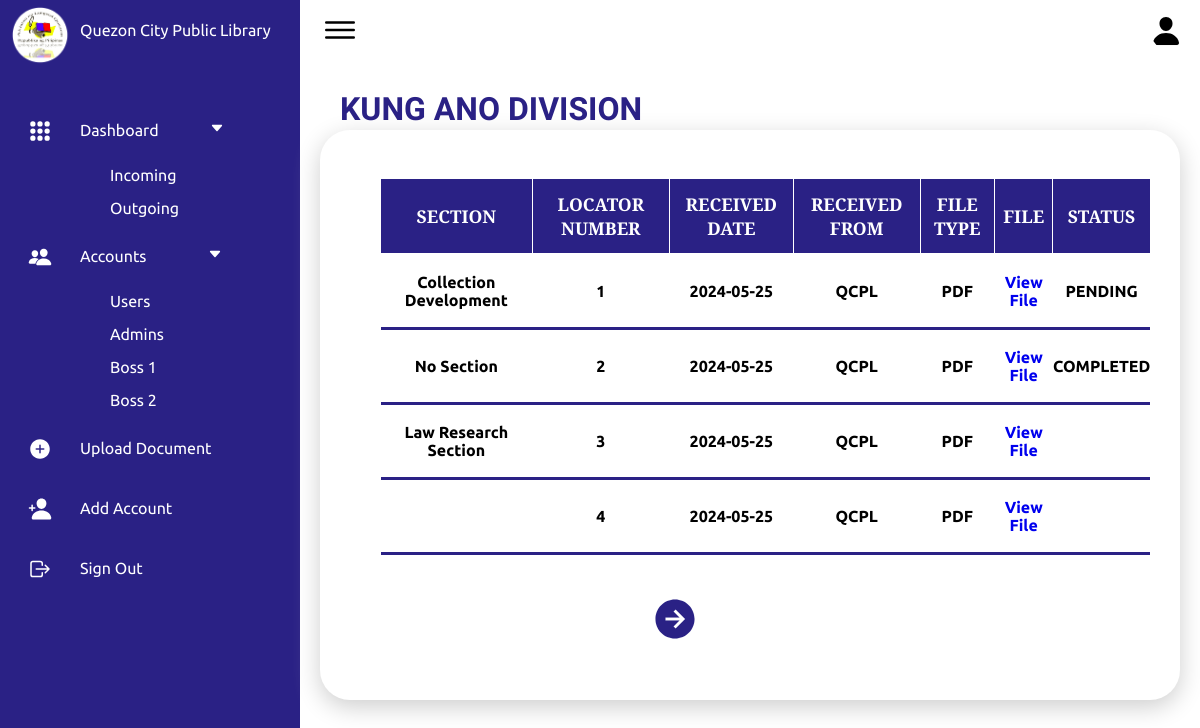
Page /Frontend/Dashboard/incoming.php on the committed database.
### tables this page shows
CREATE TABLE `fileupload` (
  `id` int(11) NOT NULL,
  `file_name` varchar(255) NOT NULL,
  `division` varchar(255) DEFAULT NULL,
  `section` varchar(255) DEFAULT NULL,
  `category` enum('Incoming','Outgoing','','') DEFAULT NULL,
  `locator_num` varchar(255) DEFAULT NULL,
  `received_date` date DEFAULT NULL,
  `received_from` varchar(255) DEFAULT NULL,
  `subject` varchar(255) DEFAULT NULL,
  `description` text DEFAULT NULL,
  `type` varchar(100) DEFAULT NULL,
  `file_path` varchar(255) NOT NULL,
  `proofreader_comment` varchar(255) NOT NULL,
  `boss2_comment` varchar(255) NOT NULL,
  `boss1_comment` varchar(255) NOT NULL,
  `status` varchar(255) NOT NULL
);

### Frontend/Dashboard/incoming.php (the view, shortened to what this page needs)
<?php
$server = "localhost";
$username = "root";
$password = "";
$db = "qcpl";
$conn = new mysqli($server, $username, $password, $db);
?>
<!DOCTYPE html>
<html lang="en">
<head>
    <link rel="stylesheet" href="style.css">
</head>
<body>
  <div class="container">
        <div class="navigation">
            <ul>
                <li>
                    <a href="#">
                        <span class="img">
                            <img src="imgs/logo.png" >
                        </span>
                        <span class="title">Quezon City Public Library</span>
                    </a>
                </li>
                <li>
                    <a href="dash.php" class="dropdown-toggle">
                    <span class="icon">
                    <ion-icon name="apps"></ion-icon>
                    </span>
                    <span class="title">Dashboard<ion-icon id="dash_down_btn" name="caret-down-outline"></ion-icon></span>
                    </a>
                         <li class="sub_dash"><a href="incoming.php">Incoming</a></li>
                         <li class="sub_dash"><a href="outgoing.php">Outgoing</a></li>
                </li>
                <li>
                    <a href="user.php">
                        <span class="icon"><ion-icon name="people"></ion-icon></span>
                        <span class="title">Accounts<ion-icon id="acct_down_btn" name="caret-down-outline"></ion-icon></span>
                    </a>
                         <li class="sub_dash"><a href="usersaccounts.php">Users</a></li>
                         <li class="sub_dash"><a href="adminsaccounts.php">Admins</a></li>
                         <li class="sub_dash"><a href="boss1accounts.php">Boss 1</a></li>
                         <li class="sub_dash"><a href="boss2accounts.php">Boss 2</a></li>
                </li>
                <li>
                    <a href="doc.html">
                        <span class="icon">
                            <ion-icon name="add-circle"></ion-icon>
                        </span>
                        <span class="title">Upload Document</span>
                    </a>
                </li>
                <li>
                    <a href="adduser.html">
                        <span class="icon">
                            <ion-icon name="person-add"></ion-icon>
                        </span>
                        <span class="title" >Add Account</span>
                    </a>
                </li>
                <li>
                    <a href="/qcpl/Backend/logout.php">
                        <span class="icon">
                            <ion-icon name="log-out-outline"></ion-icon>
                        </span>
                        <span class="title">Sign Out</span>
                    </a>
                </li>
            </ul>
        </div>
        <div class="main">
            <div class="topbar">
                <div class="toggle"><ion-icon name="menu-outline"></ion-icon></div>
                <div class="user"><span class="icon"><ion-icon name="person"></ion-icon></span></div>
            </div>
            <div class="details">
                <div class="upload">
                    <div class="cardHeader">
                        <h2>KUNG ANO DIVISION</h2>
            <div class ="incoming">
                        <?php
            $rowsPerPage = 4;
            $page = isset($_GET['page']) ? intval($_GET['page']) : 1;
            $offset = ($page - 1) * $rowsPerPage;
            $sql = "SELECT * FROM fileupload WHERE category = 'Incoming' LIMIT ? OFFSET ?";
            $stmt = $conn->prepare($sql);
            $stmt->bind_param("ii", $rowsPerPage, $offset);
            $stmt->execute();
            $result = $stmt->get_result();
            if ($result->num_rows > 0) {
                echo "<table>";
                echo "<tr><th>Section</th><th>Locator Number</th><th>Received Date</th><th>Received From</th><th>File type</th><th>File</th><th>Status</th></tr>";
                while ($row = $result->fetch_assoc()) {
                    echo "<tr>";
                    echo "<td>" . "<center>" . $row["section"] . "</td>";
                    echo "<td>" . "<center>" . $row["locator_num"] . "</td>";
                    echo "<td>" . "<center>" . $row["received_date"] . "</td>";
                    echo "<td>" . "<center>" . $row["received_from"] . "</td>";
                    echo "<td>" . "<center>" . $row["type"] . "</td>";
                    echo "<td id ='file'><a href='/qcpl/Backend/" . $row["file_path"] . "' target='_self'>View File</a></td>";
                    echo "<td id = 'status'>" . "<center>" . $row["status"] . "</td>";
                    echo "</tr>";
                }
                echo "</table>";
                $nextPage = $page + 1;
                echo "<a href='?page=$nextPage' id='next' > <ion-icon name='arrow-forward-circle-sharp'></ion-icon></a>";
            } else {
                echo "<script>alert('No documents found!'); window.location.href = '?page=1';</script>";
            }
            ?>
            </div>
                    </div>
                </div>
            </div>
        </div>
    </div>
</body>
</html>

### Frontend/Dashboard/style.css (style rules this page uses)
* { font-family: "Ubuntu", sans-serif; margin: 0; padding: 0; box-sizing: border-box; }
:root { --blue: #2a2185; --white: #fff; --gray: #f5f5f5; --black1: #222; --black2: #999; }
body { min-height: 100vh; overflow-x: hidden; }
.container { position: relative; width: 100%; }
.navigation { position: fixed; width: 300px; height: 100%; background: var(--blue); border-left: 10px solid var(--blue); transition: 0.5s; overflow: hidden; }
.navigation ul { position: absolute; top: 0; left: 0; width: 100%; }
.navigation ul li { position: relative; width: 100%; list-style: none; border-top-left-radius: 30px; border-bottom-left-radius: 30px; }
.navigation ul li:nth-child(1) { margin-bottom: 40px; pointer-events: none; }
.navigation ul li a { position: relative; width: 100%; display: flex; text-decoration: none; color: var(--white); }
.navigation ul li a .icon { position: relative; display: block; min-width: 60px; height: 60px; line-height: 75px; text-align: center; }
.navigation ul li a .icon ion-icon { font-size: 1.5rem; }
.navigation ul li a .img { position: relative; display: block; top: 5px; min-width: 60px; height: 60px; line-height: 75px; text-align: center; }
.navigation ul li a .img img { width: 100%; height: 100%; }
.navigation ul li a .title { position: relative; display: block; padding: 0 10px; height: 60px; line-height: 60px; text-align: start; white-space: nowrap; }
.navigation li.sub_dash { position: relative; padding: 6px 6px 9px 100px; font-size: 1rem; width: 100%; }
#dash_down_btn { position: relative; left: 50px; }
#acct_down_btn { position: relative; left: 61px; }
.main { position: absolute; width: calc(100% - 300px); left: 300px; min-height: 100vh; background: var(--white); transition: 0.5s; }
.topbar { width: 100%; height: 60px; display: flex; justify-content: space-between; align-items: center; padding: 0 10px; }
.toggle { position: relative; width: 60px; height: 60px; display: flex; justify-content: center; align-items: center; font-size: 2.5rem; cursor: pointer; }
.user { position: relative; width: 40px; height: 40px; border-radius: 50%; overflow: hidden; cursor: pointer; }
.user ion-icon { position: absolute; top: 5px; left: 0px; font-size: 2rem; }
.details { position: relative; width: 100%; height: 100%; padding: 20px; margin-top: 60px; }
.details .upload { position: relative; min-height: 570px; margin-top: -10px; display: grid; background: var(--white); padding: 20px; box-shadow: 0 7px 25px rgb(206, 206, 206); border-radius: 30px; }
.details .cardHeader { margin-top: -60px; justify-content: space-between; align-items: flex-start; }
.cardHeader h2 { color: var(--blue); font-family: "Sedan SC", serif; font-size: 2rem; }
#next { position: fixed; display: block; top: 595px; left: 1300px; text-decoration: none; color: #2a2185; width: 150px; height: 50px; font-size: 3rem; }
#status { text-transform: uppercase; }
.incoming { position: relative; top: 50px; left: 40px; width: 100%; text-align: center; }
.incoming table { width: 94%; border-collapse: collapse; }
.incoming tr { height: 75px; }
.incoming th { background-color: #2a2185; font-size: 1.1rem; text-align: center; color: #fff; font-weight: 100px; height: 40px; font-family: "Bitter", serif; text-transform:uppercase ; border: 1.5px solid; border-color: white; }
.incoming td { font-size: 1rem; font-weight: bold; border-bottom: 3px solid; border-color: #2a2185; }
.incoming a { text-decoration: none; }
#next { position: fixed; left: 600px; }

### rows in the picture
fileupload: section "Collection Development", locator_num "1", received_date "2024-05-25", received_from "QCPL", type "PDF", status "PENDING"
fileupload: section "No Section", locator_num "2", received_date "2024-05-25", received_from "QCPL", type "PDF", status "COMPLETED"
fileupload: section "Law Research Section", locator_num "3", received_date "2024-05-25", received_from "QCPL", type "PDF"
fileupload: locator_num "4", received_date "2024-05-25", received_from "QCPL", type "PDF"
